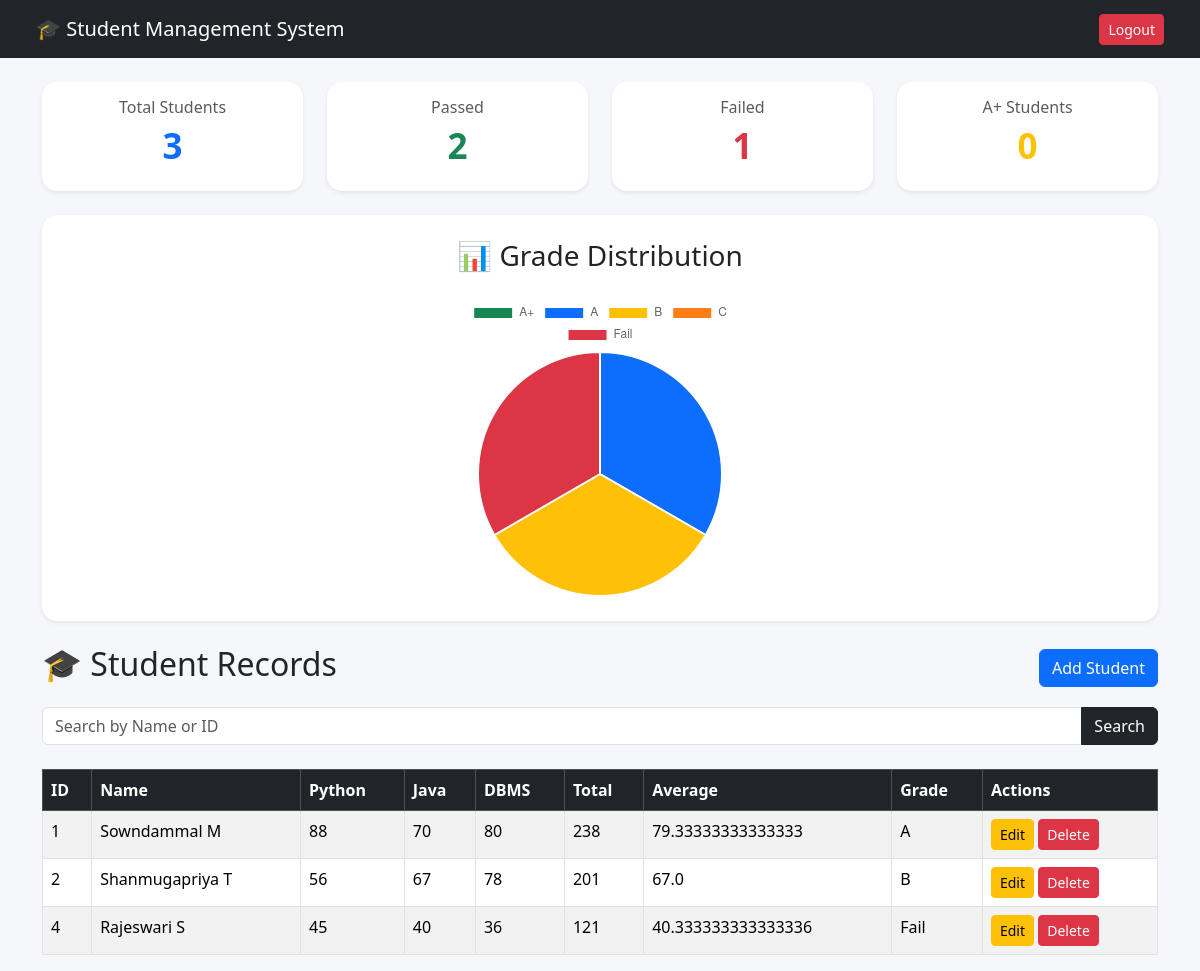
The page / (signed in) on the database as committed earlier.
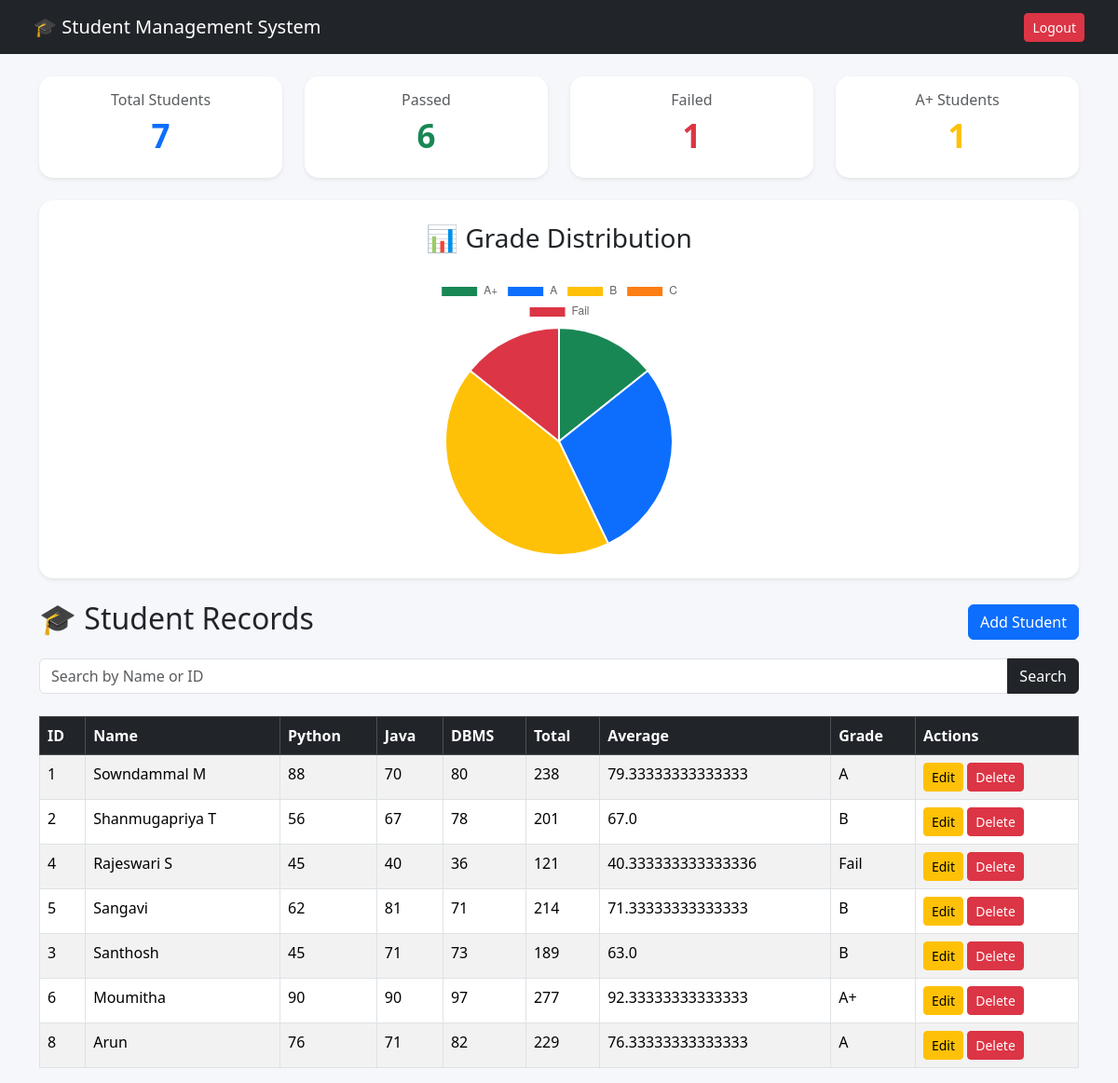
The same page on the database as committed later.
### tables this page shows
CREATE TABLE students (

            id TEXT PRIMARY KEY,

            name TEXT,

            python INTEGER,

            java INTEGER,

            dbms INTEGER,

            total INTEGER,

            average REAL,

            grade TEXT

        );

### app.py (the view)
@app.route("/")
def index():
    if "user" not in session:
        return redirect("/login")
    connection = sqlite3.connect("database.db")
    cursor = connection.cursor()
    search = request.args.get("search")
    if search:
        cursor.execute("""

            SELECT * FROM students

            WHERE name LIKE ? OR id LIKE ?

        """, (f"%{search}%", f"%{search}%"))
    else:
        cursor.execute("SELECT * FROM students")
    students = cursor.fetchall()
    connection.close()
    total_students = len(students)
    pass_count = 0
    fail_count = 0
    a_plus_count = 0
    a_count = 0
    b_count = 0
    c_count = 0
    for student in students:
        grade = student[7]
        if grade == "Fail":
            fail_count += 1
        else:
            pass_count += 1
        if grade == "A+":
            a_plus_count += 1
        elif grade == "A":
            a_count += 1
        elif grade == "B":
            b_count += 1
        elif grade == "C":
            c_count += 1
    return render_template(
        "index.html",
        students=students,
        total_students=total_students,
        pass_count=pass_count,
        fail_count=fail_count,
        a_plus_count=a_plus_count,
        a_count=a_count,
        b_count=b_count,
        c_count=c_count
    )

### templates/index.html (shortened to what this page needs)
<!DOCTYPE html>
<html lang="en">
<head>
    <link href="https://cdn.jsdelivr.net/npm/bootstrap@5.3.3/dist/css/bootstrap.min.css" rel="stylesheet">
    <link rel="stylesheet" href="{{ url_for('static', filename='style.css') }}">
</head>
<body>
    <nav class="navbar navbar-dark bg-dark px-4">
        <div class="container-fluid">
            <span class="navbar-brand mb-0 h1">
                🎓 Student Management System
            </span>
            <a href="/logout" class="btn btn-danger btn-sm">
                Logout
            </a>
        </div>
    </nav>
    <div class="container mt-4">
        <div class="row g-4 mb-4">
            <div class="col-md-3 col-sm-6">
                <div class="card shadow-sm border-0 text-center p-3">
                    <h6 class="text-muted">
                        Total Students
                    </h6>
                    <h2 class="text-primary fw-bold">
                        {{ total_students }}
                    </h2>
                </div>
            </div>
            <div class="col-md-3 col-sm-6">
                <div class="card shadow-sm border-0 text-center p-3">
                    <h6 class="text-muted">
                        Passed
                    </h6>
                    <h2 class="text-success fw-bold">
                        {{ pass_count }}
                    </h2>
                </div>
            </div>
            <div class="col-md-3 col-sm-6">
                <div class="card shadow-sm border-0 text-center p-3">
                    <h6 class="text-muted">
                        Failed
                    </h6>
                    <h2 class="text-danger fw-bold">
                        {{ fail_count }}
                    </h2>
                </div>
            </div>
            <div class="col-md-3 col-sm-6">
                <div class="card shadow-sm border-0 text-center p-3">
                    <h6 class="text-muted">
                        A+ Students
                    </h6>
                    <h2 class="text-warning fw-bold">
                        {{ a_plus_count }}
                    </h2>
                </div>
            </div>
        </div>
        <div class="card shadow-sm border-0 p-4 mb-4">
            <h3 class="text-center mb-4">
                📊 Grade Distribution
            </h3>
            <div style="max-width: 400px; margin: auto;">
                <canvas id="gradeChart"></canvas>
            </div>
        </div>
        <div class="d-flex justify-content-between align-items-center mb-3">
            <h2>
                🎓 Student Records
            </h2>
            <a href="/add" class="btn btn-primary">
                Add Student
            </a>
        </div>
        <form method="GET" class="mb-4">
            <div class="input-group">
                <input type="text" name="search" class="form-control" placeholder="Search by Name or ID">
                <button class="btn btn-dark">
                    Search
                </button>
            </div>
        </form>
        {% if students %}
        <div class="table-responsive">
            <table class="table table-bordered table-striped table-hover">
                <thead class="table-dark">
                    <tr>
                        <th>ID</th>
                        <th>Name</th>
                        <th>Python</th>
                        <th>Java</th>
                        <th>DBMS</th>
                        <th>Total</th>
                        <th>Average</th>
                        <th>Grade</th>
                        <th>Actions</th>
                    </tr>
                </thead>
                <tbody>
                    {% for student in students %}
                    <tr>
                        <td>{{ student[0] }}</td>
                        <td>{{ student[1] }}</td>
                        <td>{{ student[2] }}</td>
                        <td>{{ student[3] }}</td>
                        <td>{{ student[4] }}</td>
                        <td>{{ student[5] }}</td>
                        <td>{{ student[6] }}</td>
                        <td>{{ student[7] }}</td>
                        <td>
                            <a href="/edit/{{ student[0] }}" class="btn btn-warning btn-sm">
                                Edit
                            </a>
                            <a href="/delete/{{ student[0] }}" class="btn btn-danger btn-sm">
                                Delete
                            </a>
                        </td>
                    </tr>
                    {% endfor %}
                </tbody>
            </table>
        </div>
        {% else %}
        <div class="alert alert-info text-center">
            No students found
        </div>
        {% endif %}
    </div>
    <script>
        const ctx = document.getElementById('gradeChart');
        new Chart(ctx, {
            type: 'pie',
            data: {
                labels: ['A+', 'A', 'B', 'C', 'Fail'],
                datasets: [{
                    data: [
                        {{ a_plus_count }},
                {{ a_count }},
                        {{ b_count }},
            {{ c_count }},
            {{ fail_count }}
                    ],
            backgroundColor: [
            '#198754',
            '#0d6efd',
            '#ffc107',
            '#fd7e14',
            '#dc3545'
        ]
                }]
            },
            options: {
            responsive: true,
            maintainAspectRatio: true
        }
        });
    </script>
</body>
</html>

### static/style.css (style rules this page uses)
body { background-color: #f5f7fb; }
.card { border-radius: 15px; }
.card h2 { font-size: 35px; }
.navbar { padding-top: 12px; padding-bottom: 12px; }
table { background-color: white; }

Rows that differ between the two databases and show on the page:
added students: id "5", name "Sangavi", python "62", java "81", dbms "71", total "214", average "71.33333333333333", grade "B"
added students: id "3", name "Santhosh", python "45", java "71", dbms "73", total "189", average "63.0", grade "B"
added students: id "6", name "Moumitha", python "90", java "90", dbms "97", total "277", average "92.33333333333333", grade "A+"
added students: id "8", name "Arun", python "76", java "71", dbms "82", total "229", average "76.33333333333333", grade "A"
Other text that changed with them:
{{ total_students }}: "3" → "7"
{{ pass_count }}: "2" → "6"
{{ a_plus_count }}: "0" → "1"
chart data {{ a_plus_count }}: 0 → 1
chart data {{ a_count }}: 1 → 2
chart data {{ b_count }}: 1 → 3
